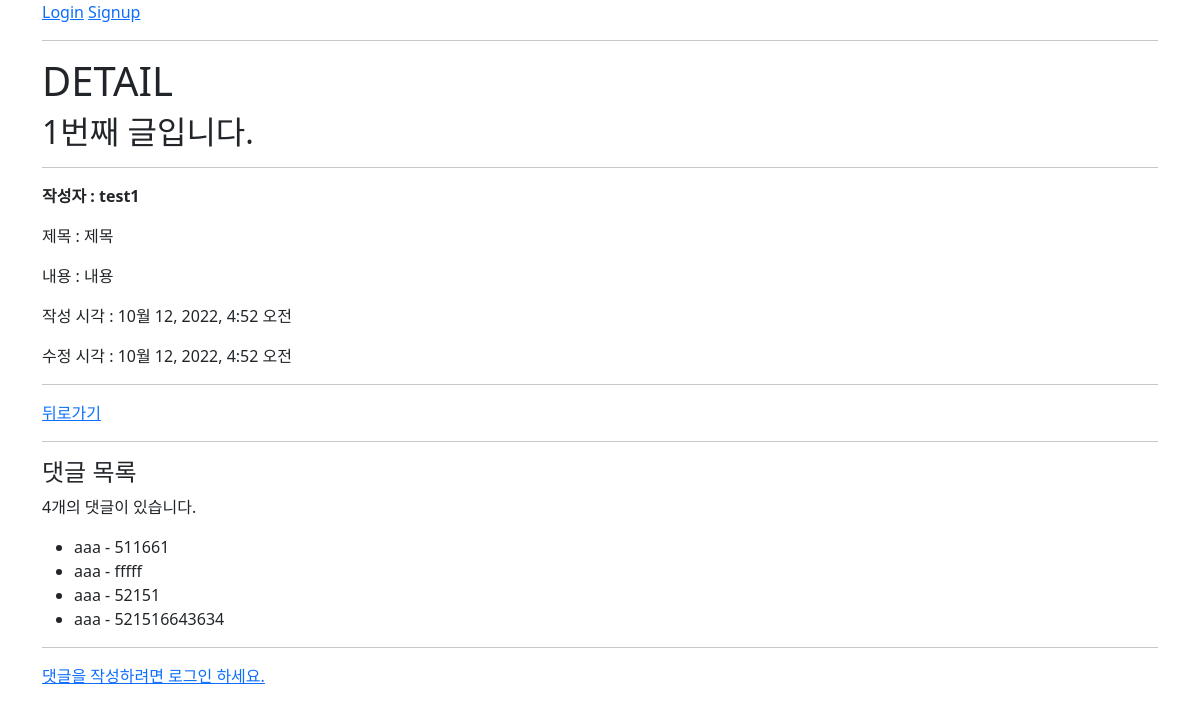
The app's page /articles/1/, older data.
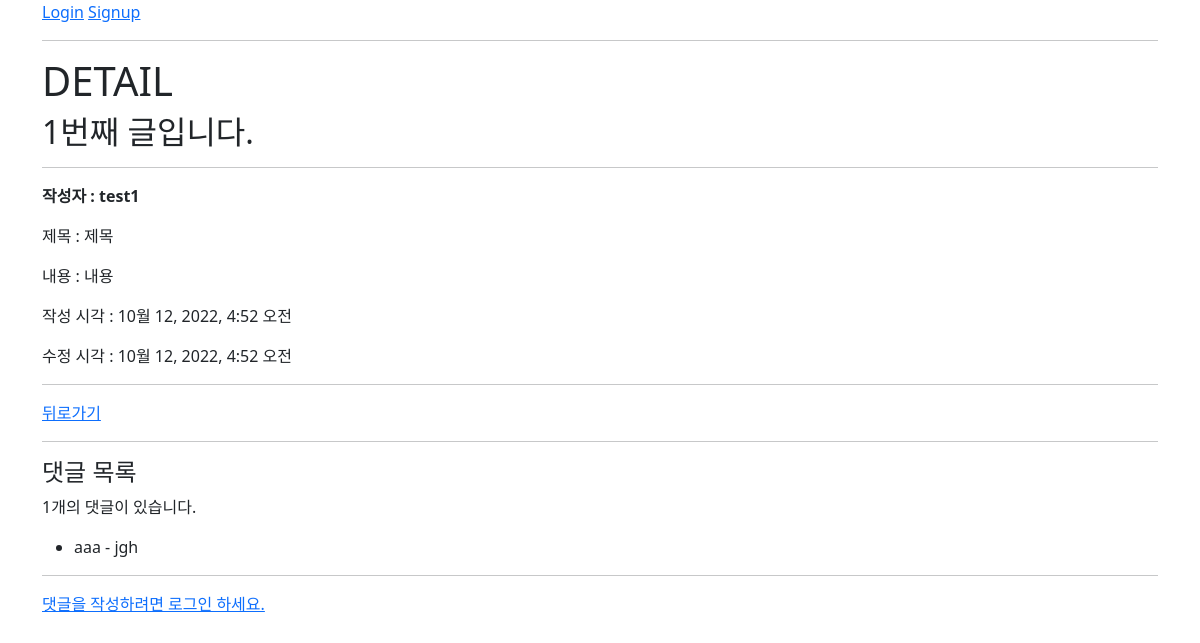
The same page, newer data.
### articles/models.py (models this page shows, shortened)
class Comment(models.Model):
    article = models.ForeignKey(Article, on_delete=models.CASCADE)
    user = models.ForeignKey(settings.AUTH_USER_MODEL, on_delete=models.CASCADE)
    content = models.CharField(max_length=200)
    created_at = models.DateTimeField(auto_now_add=True)
    updated_at = models.DateTimeField(auto_now=True)

### accounts/models.py (models this page shows)
class User(AbstractUser):
    followings = models.ManyToManyField('self', symmetrical=False, related_name='followers')

### articles/views.py (the view)
# urls.py: path('<int:pk>/', views.detail, name='detail'),
@require_safe
def detail(request, pk):
    article = Article.objects.get(pk=pk)
    comment_form = CommentForm()
    comments = article.comment_set.all()
    context = {
        'article': article,
        'comment_form': comment_form,
        'comments': comments,
    }
    return render(request, 'articles/detail.html', context)

### articles/templates/articles/detail.html (shortened to what this page needs)
{% extends 'base.html' %}
{% block content %}
    <h1>DETAIL</h1>
    <h2>{{ article.pk }}번째 글입니다.</h2>
    <hr>
    <p>
        <b>작성자 :
            {{ article.user }}</b>
    </p>
    <p>제목 :
        {{ article.title }}</p>
    <p>내용 :
        {{ article.content }}</p>
    <p>작성 시각 :
        {{ article.created_at }}</p>
    <p>수정 시각 :
        {{ article.updated_at }}</p>
    <hr>
    <a href="{% url 'articles:index' %}">뒤로가기</a>
    <hr>
    <h4>댓글 목록</h4>
    {% if comments %}
        <p>{{ comments|length }}개의 댓글이 있습니다.</p>
    {% endif %}
    <ul id='replyUl'>
        {% for comment in comments %}
            <li id='replyLi'>
                {{ comment.user }}
                -
                {{ comment.content }}
            </li>
            {% empty %}
            <li>댓글이 없어요...</li>
        {% endfor %}
    </ul>
    <hr>
    {% if request.user.is_authenticated %}
        <form
            id='comment-form'
            data-article-id="{{ article.pk }}"
            action="{% url 'articles:comments_create' article.pk %}"
            method="POST">
            {% csrf_token %}
            {{ comment_form }}
            <input id="inputBtn" type="submit">
        </form>
    {% else %}
        <a href="{% url 'accounts:login' %}">댓글을 작성하려면 로그인 하세요.</a>
    {% endif %}
{% endblock content %}

Row changes from the older to the newer data that the page shows:
removed Comment: user "aaa", content "511661"
removed Comment: user "aaa", content "fffff"
removed Comment: user "aaa", content "52151"
removed Comment: user "aaa", content "521516643634"
added Comment: user "aaa", content "jgh"
Text that changed along with them:
{{ comments|length }}: "4" → "1"
